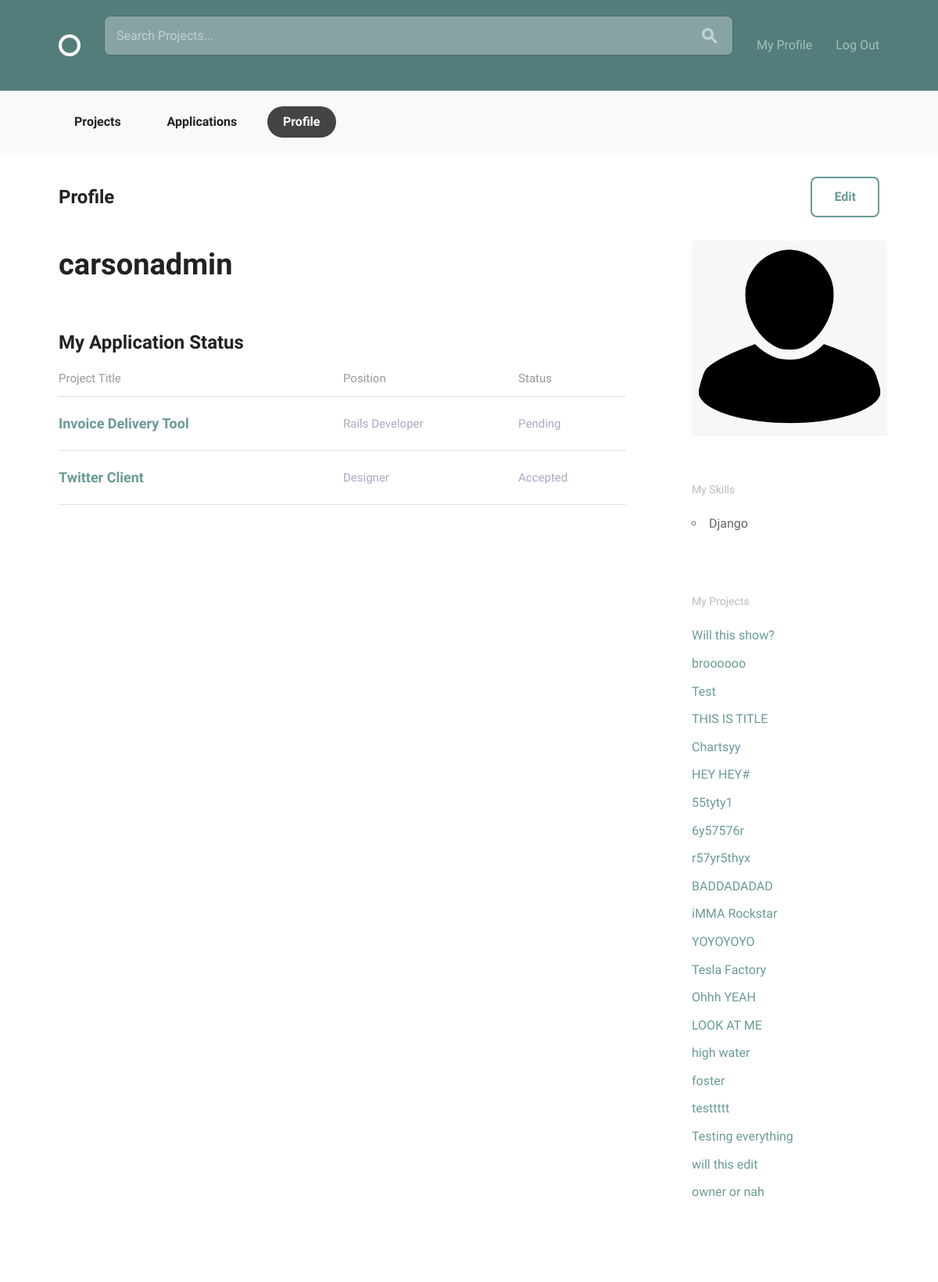
Before: /accounts/profile/ (signed in) with the older database file.
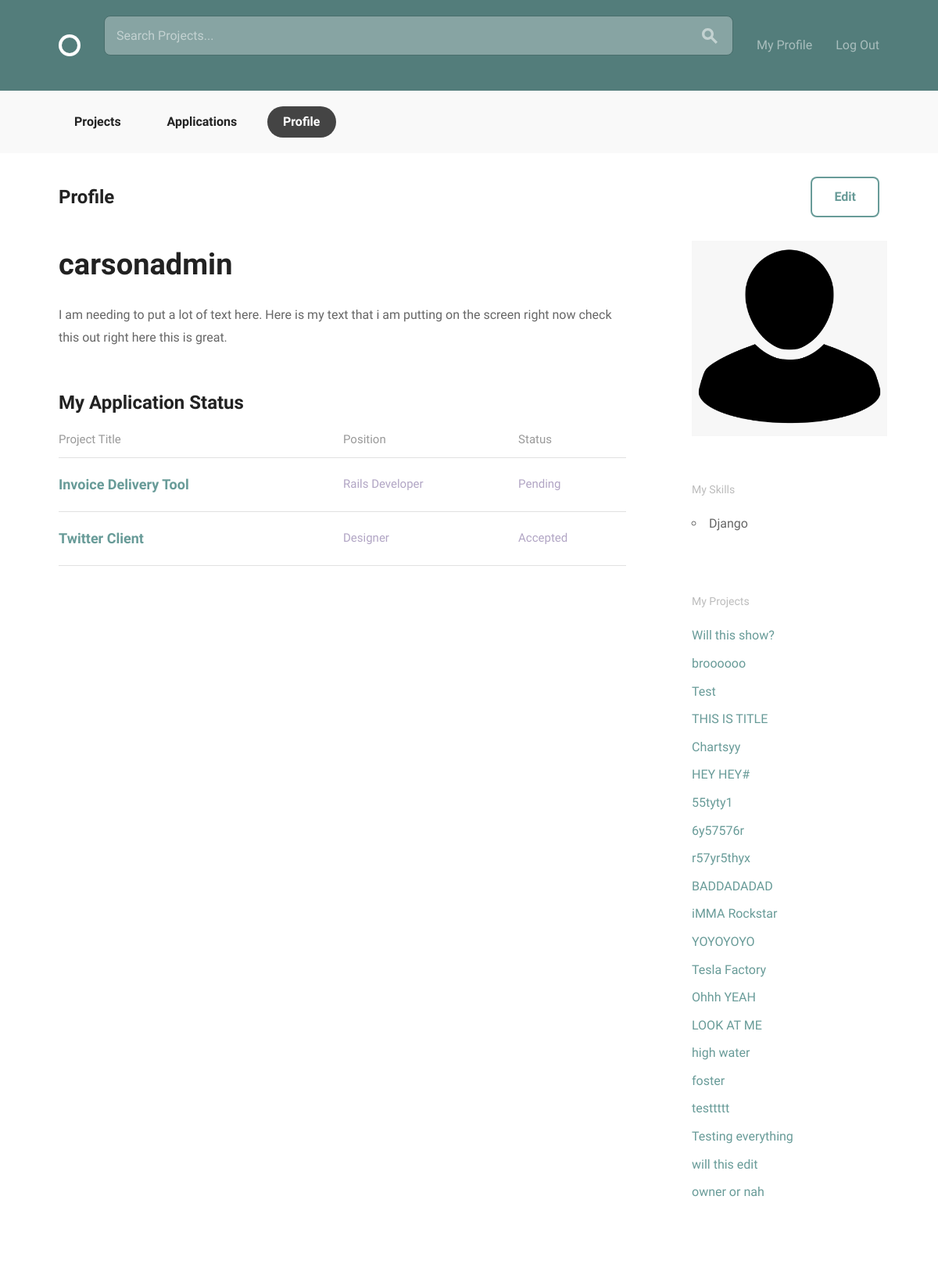
After: the same page with the newer database file.
### accounts/models.py (models this page shows, shortened)
class User(AbstractBaseUser, PermissionsMixin):
    email = models.EmailField(unique=True)
    username = models.CharField(max_length=15, unique=True)
    date_joined = models.DateTimeField(default=timezone.now)
    is_active = models.BooleanField(default=True)
    is_staff = models.BooleanField(default=False)
    display_name = models.CharField(max_length=25, default="")
    avatar = models.ImageField(upload_to='profile_avatar', blank=True, default="default_avatar.png")
    bio = models.CharField(max_length=140, blank=True, default="")
    skills = models.ManyToManyField('Skill', related_name="users")
    objects = UserManager()
    USERNAME_FIELD = "email"
    REQUIRED_FIELDS = ["display_name", "username"]
    def __str__(self):
        return "@{}".format(self.username)

class Skill(models.Model):
    title = models.CharField(max_length=15)
    def __str__(self):
        return self.title

### projects/models.py (models this page shows, shortened)
class Project(models.Model):
    owner = models.ForeignKey(settings.AUTH_USER_MODEL, on_delete=models.CASCADE, null=True)
    title = models.CharField(max_length=30)
    slug = models.SlugField(null=True)
    description = models.CharField(max_length=150)
    timeline = models.CharField(max_length=30)
    requirements = models.CharField(max_length=150)
    date_created = models.DateTimeField(default=timezone.now)
    positions = models.ManyToManyField('Position', related_name="projects", default=None)
    count = models.IntegerField(null=True, default=0)
    class Meta:
        ordering = ['-date_created']
    def __str__(self):
        return self.title

### accounts/views.py (the view)
# urls.py: path('profile/', views.profile, name='profile'),
@login_required
def profile(request):
    print(f'{request.user}: {request.user.id}')
    projects_list = Project.objects.filter(owner=request.user)
    context = {
        'user': request.user,
        'projects_list': projects_list,
    }
    return render(request, 'accounts/profile.html', context)

### accounts/templates/accounts/profile.html
{% extends 'layout.html' %}
{% block body_content %}
<body>
    <div class="circle--actions--bar">
      <nav class="bounds">
        <ul class="circle--pill--list">
          <li><a href="{% url 'projects:projects' %}">Projects</a></li>
          <li><a href="{% url 'projects:applications_list' %}">Applications</a></li>
          <li><a class="selected" href="{% url 'accounts:profile' %}">Profile</a></li>
        </ul>
      </nav>
    </div>
    <div class="bounds circle--page">
      <div class="circle--page--header circle--fluid">
        <div class="circle--fluid--cell circle--fluid--primary">
          <h2>Profile</h2>
        </div>
        <div class="circle--fluid--cell circle--fluid--secondary">
          <a class="button icon-on-left" href="{% url 'accounts:profile_edit' %}">Edit</a>
        </div>
      </div>
      <div class="grid-70">
        <h1>{{ user.display_name }}</h1>
        <div class="circle--article--body">
          <p> {{ user.bio }} </p>
        </div>
        <h2>My Application Status</h2>
        <table class="u-full-width circle--table">
          <thead>
            <tr>
              <th>Project Title</th>
              <th class="circle--cell--right">Position</th>
              <th class="circle--cell--right">Status</th>
            </tr>
          </thead>
          <tbody>
            <tr class="clickable-row" data-href="project.html">
              <td>
                <h3>Invoice Delivery Tool</h3>
              </td>
              <td class="circle--cell--right">
                <span class="secondary-label">Rails Developer</span>
              </td>
              <td class="circle--cell--right">
                <span class="secondary-label">Pending</span>
              </td>
            </tr>
            <tr class="clickable-row" data-href="project.html">
              <td>
                <h3>Twitter Client</h3>
              </td>
              <td class="circle--cell--right">
                <span class="secondary-label">Designer</span>
              </td>
              <td class="circle--cell--right">
                <span class="secondary-label">Accepted</span>
              </td>
            </tr>
          </tbody>
        </table>
      </div>
      <div class="grid-25 grid-push-5">
        <div class="circle--secondary--module">
          <div>
            <img src="{{ user.avatar.url|default_if_none:'profile_avatar/default_avatar.png' }}" width="250" height="250">
          </div>
        </div>
        <div class="circle--secondary--module">
          <h4>My Skills</h4>
          <ul>
            {% for skill in user.skills.all %}
              <li>{{ skill }}</li>
            {% endfor %}
          </ul>
        </div>
        <div class="circle--secondary--module">
          <h4>My Projects</h4>
          <ul class="circle--link--list">
            {% for project in projects_list %}
              <li><a>{{ project }}</a></li>
            {% endfor %}
          </ul>
        </div>
      </div>
    </div>
  </body>
{% endblock %}

### templates/layout.html (shortened to what this page needs)
{% load static %}
<!DOCTYPE html>
<html lang="en">
<head>
  <link rel="stylesheet" href="{% static 'css/global.css' %}">
</head>
<body>
    <header class="circle--header">
      <div class="bounds">
        <div class="circle--fluid">
          <div class="circle--fluid--cell">
            <h1 class="hide-text circle--logo"><a class="logo" href="{% url 'projects:projects' %}">Circle</a></h1>
          </div>
          <div class="circle--fluid--cell circle--fluid--primary">
            <div class="circle--search">
              <form method="GET" action="{% url 'projects:search'%}">
                <input type="text" name="q" value="{{request.GET.q}}" placeholder="Search Projects..." />
              </form>
              <button>
              </button>
            </div>
          </div>
          <div class="circle--fluid--cell circle--fluid--secondary">
            <nav>
              <ul class="circle--inline">
                {% if user.is_authenticated %}
                <li><a href="{% url 'accounts:profile' %}">My Profile</a></li>
                <li><a href="{% url 'logout' %}">Log Out</a></li>
                {% else %}
                <li><a href="{% url 'accounts:signup' %}">Sign Up</a></li>
                <li><a href="{% url 'login' %}">Log In</a></li>
                {% endif %}
              </ul>
            </nav>
          </div>
        </div>
      </div>
    </header>
    <div class="wrapper {% block wrapper_class %}{% endblock %}">
        {% block body_content %}{% endblock %}
    </div>
</body>
</html>

Changed rows visible on the page:
changed User "carsonadmin": bio (not shown) → "I am needing to put a lot of text here. Here is my text that i am putting on the screen right now check this out right here this is great."
